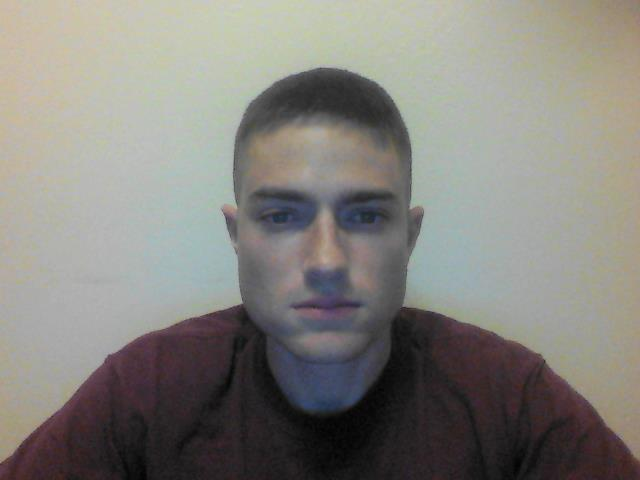
#> input picture photos/scott1.jpeg, 640 x 480 px, found by its file name
$ python crop_face.py   (older library calls are emulated)
#> lines starting #> are read from the running program, lines starting #| are printed output that depends on the picture
#!/usr/bin/env python
# Software License Agreement (BSD License)
#
# Copyright (c) 2012, Philipp Wagner
# All rights reserved.
#
# Redistribution and use in source and binary forms, with or without
# modification, are permitted provided that the following conditions
# are met:
#
#  * Redistributions of source code must retain the above copyright
#    notice, this list of conditions and the following disclaimer.
#  * Redistributions in binary form must reproduce the above
#    copyright notice, this list of conditions and the following
#    disclaimer in the documentation and/or other materials provided
#    with the distribution.
#  * Neither the name of the author nor the names of its
#    contributors may be used to endorse or promote products derived
#    from this software without specific prior written permission.
#
# THIS SOFTWARE IS PROVIDED BY THE COPYRIGHT HOLDERS AND CONTRIBUTORS
# "AS IS" AND ANY EXPRESS OR IMPLIED WARRANTIES, INCLUDING, BUT NOT
# LIMITED TO, THE IMPLIED WARRANTIES OF MERCHANTABILITY AND FITNESS
# FOR A PARTICULAR PURPOSE ARE DISCLAIMED. IN NO EVENT SHALL THE
# COPYRIGHT OWNER OR CONTRIBUTORS BE LIABLE FOR ANY DIRECT, INDIRECT,
# INCIDENTAL, SPECIAL, EXEMPLARY, OR CONSEQUENTIAL DAMAGES (INCLUDING,
# BUT NOT LIMITED TO, PROCUREMENT OF SUBSTITUTE GOODS OR SERVICES;
# LOSS OF USE, DATA, OR PROFITS; OR BUSINESS INTERRUPTION) HOWEVER
# CAUSED AND ON ANY THEORY OF LIABILITY, WHETHER IN CONTRACT, STRICT
# LIABILITY, OR TORT (INCLUDING NEGLIGENCE OR OTHERWISE) ARISING IN
# ANY WAY OUT OF THE USE OF THIS SOFTWARE, EVEN IF ADVISED OF THE
# POSSIBILITY OF SUCH DAMAGE.

import sys, math
from PIL import Image

def Distance(p1,p2):
  dx = p2[0] - p1[0]
  dy = p2[1] - p1[1]
  return math.sqrt(dx*dx+dy*dy)

def ScaleRotateTranslate(image, angle, center = None, new_center = None, scale = None, resample=Image.BICUBIC):
  if (scale is None) and (center is None):
    return image.rotate(angle=angle, resample=resample)
  nx,ny = x,y = center
  sx=sy=1.0
  if new_center:
    (nx,ny) = new_center
  if scale:
    (sx,sy) = (scale, scale)
  cosine = math.cos(angle)
  sine = math.sin(angle)
  a = cosine/sx
  b = sine/sx
  c = x-nx*a-ny*b
  d = -sine/sy
  e = cosine/sy
  f = y-nx*d-ny*e
  return image.transform(image.size, Image.AFFINE, (a,b,c,d,e,f), resample=resample)

def CropFace(image, eye_left=(0,0), eye_right=(0,0), offset_pct=(0.2,0.2), dest_sz = (70,70)):
  # calculate offsets in original image
  offset_h = math.floor(float(offset_pct[0])*dest_sz[0])
  offset_v = math.floor(float(offset_pct[1])*dest_sz[1])
  # get the direction
  eye_direction = (eye_right[0] - eye_left[0], eye_right[1] - eye_left[1])
  # calc rotation angle in radians
  rotation = -math.atan2(float(eye_direction[1]),float(eye_direction[0]))
  # distance between them
  dist = Distance(eye_left, eye_right)
  # calculate the reference eye-width
  reference = dest_sz[0] - 2.0*offset_h
  # scale factor
  scale = float(dist)/float(reference)
  # rotate original around the left eye
  image = ScaleRotateTranslate(image, center=eye_left, angle=rotation)
  # crop the rotated image
  crop_xy = (eye_left[0] - scale*offset_h, eye_left[1] - scale*offset_v)
  crop_size = (dest_sz[0]*scale, dest_sz[1]*scale)
  image = image.crop((int(crop_xy[0]), int(crop_xy[1]), int(crop_xy[0]+crop_size[0]), int(crop_xy[1]+crop_size[1])))
  # resize it
  image = image.resize(dest_sz, Image.ANTIALIAS)
  return image

if __name__ == "__main__":
  path = "C:\\Users\\Scott\\Documents\\GitHub\\Face-Recognition\\photos\\"
  image =  Image.open(path + "scott1.jpeg")
#> image is the input picture: PIL image 640x480 RGB; mean R, G, B 132.5, 130.6, 124.9
  CropFace(image, eye_left=(262,218), eye_right=(384,217), offset_pct=(0.1,0.1), dest_sz=(200,200)).save(path + "scott1_10_10_200_200.jpeg")
  CropFace(image, eye_left=(262,218), eye_right=(384,217), offset_pct=(0.2,0.2), dest_sz=(200,200)).save(path + "scott1_20_20_200_200.jpeg")
  CropFace(image, eye_left=(262,218), eye_right=(384,217), offset_pct=(0.3,0.3), dest_sz=(200,200)).save(path + "scott1_30_30_200_200.jpeg")
  CropFace(image, eye_left=(262,218), eye_right=(384,217), offset_pct=(0.2,0.2)).save(path + "scott1_20_20_70_70.jpeg")

  image =  Image.open(path + "scott2.jpeg")
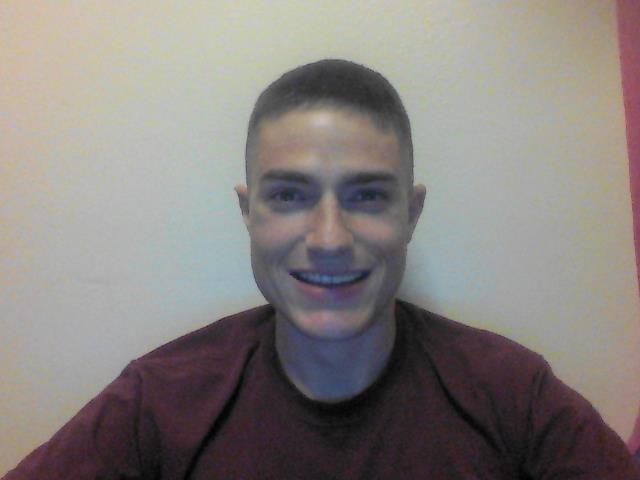
#> input picture photos/uncropped/scott2.jpeg, 640 x 480 px, found by its file name
#> image is the input picture: PIL image 640x480 RGB; mean R, G, B 135.3, 129.8, 126.8
  CropFace(image, eye_left=(272,197), eye_right=(382,198), offset_pct=(0.1,0.1), dest_sz=(200,200)).save(path + "scott2_10_10_200_200.jpeg")
  CropFace(image, eye_left=(272,197), eye_right=(382,198), offset_pct=(0.2,0.2), dest_sz=(200,200)).save(path + "scott2_20_20_200_200.jpeg")
  CropFace(image, eye_left=(272,197), eye_right=(382,198), offset_pct=(0.3,0.3), dest_sz=(200,200)).save(path + "scott2_30_30_200_200.jpeg")
  CropFace(image, eye_left=(272,197), eye_right=(382,198), offset_pct=(0.2,0.2)).save(path + "scott2_20_20_70_70.jpeg")

  image =  Image.open(path + "scott3.jpeg")
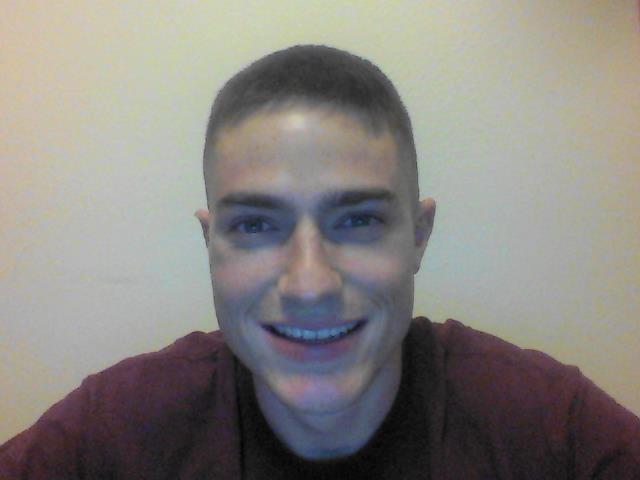
#> input picture photos/uncropped/scott3.jpeg, 640 x 480 px, found by its file name
#> image is the input picture: PIL image 640x480 RGB; mean R, G, B 136.3, 132.9, 128.1
  CropFace(image, eye_left=(236,227), eye_right=(381,222), offset_pct=(0.1,0.1), dest_sz=(200,200)).save(path + "scott3_10_10_200_200.jpeg")
  CropFace(image, eye_left=(236,227), eye_right=(381,222), offset_pct=(0.2,0.2), dest_sz=(200,200)).save(path + "scott3_20_20_200_200.jpeg")
  CropFace(image, eye_left=(236,227), eye_right=(381,222), offset_pct=(0.3,0.3), dest_sz=(200,200)).save(path + "scott3_30_30_200_200.jpeg")
  CropFace(image, eye_left=(236,227), eye_right=(381,222), offset_pct=(0.2,0.2)).save(path + "scott3_20_20_70_70.jpeg")

  image =  Image.open(path + "scott4.jpeg")
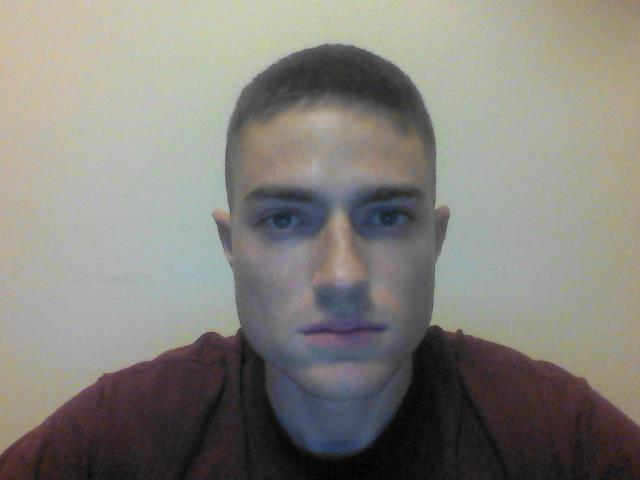
#> input picture photos/scott4.jpeg, 640 x 480 px, found by its file name
#> image is the input picture: PIL image 640x480 RGB; mean R, G, B 132.1, 129.7, 123.8
  CropFace(image, eye_left=(264,222), eye_right=(410,218), offset_pct=(0.1,0.1), dest_sz=(200,200)).save(path + "scott4_10_10_200_200.jpeg")
  CropFace(image, eye_left=(264,222), eye_right=(410,218), offset_pct=(0.2,0.2), dest_sz=(200,200)).save(path + "scott4_20_20_200_200.jpeg")
  CropFace(image, eye_left=(264,222), eye_right=(410,218), offset_pct=(0.3,0.3), dest_sz=(200,200)).save(path + "scott4_30_30_200_200.jpeg")
  CropFace(image, eye_left=(264,222), eye_right=(410,218), offset_pct=(0.2,0.2)).save(path + "scott4_20_20_70_70.jpeg")

  image =  Image.open(path + "reena1.jpeg")
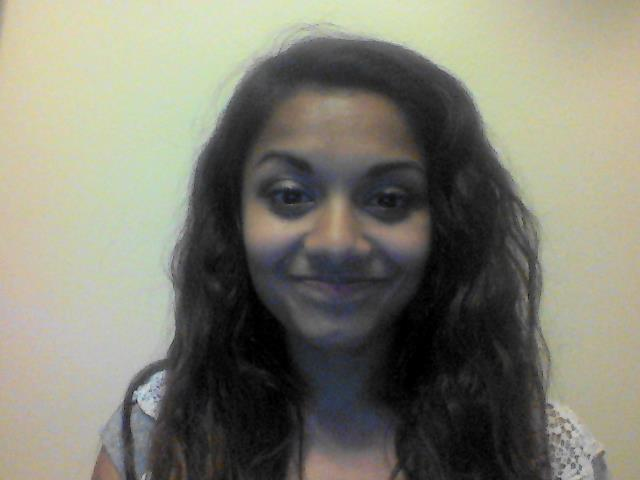
#> input picture photos/reena1.jpeg, 640 x 480 px, found by its file name
#> image is the input picture: PIL image 640x480 RGB; mean R, G, B 127.7, 127, 114
  CropFace(image, eye_left=(274,195), eye_right=(405,203), offset_pct=(0.1,0.1), dest_sz=(200,200)).save(path + "reena1_10_10_200_200.jpeg")
  CropFace(image, eye_left=(274,195), eye_right=(405,203), offset_pct=(0.2,0.2), dest_sz=(200,200)).save(path + "reena1_20_20_200_200.jpeg")
  CropFace(image, eye_left=(274,195), eye_right=(405,203), offset_pct=(0.3,0.3), dest_sz=(200,200)).save(path + "reena1_30_30_200_200.jpeg")
#> in CropFace (call 19), `image = image.crop((int(crop_xy[0]), int(crop_xy[1]), int(crop_xy[0]+c..`:
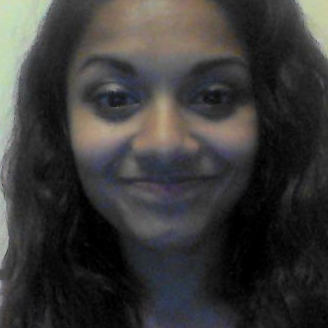
#> image: PIL image 328x328 RGB; mean R, G, B 58.8, 57.7, 56.4
  CropFace(image, eye_left=(274,195), eye_right=(405,203), offset_pct=(0.2,0.2)).save(path + "reena1_20_20_70_70.jpeg")

  image =  Image.open(path + "reena2.jpeg")
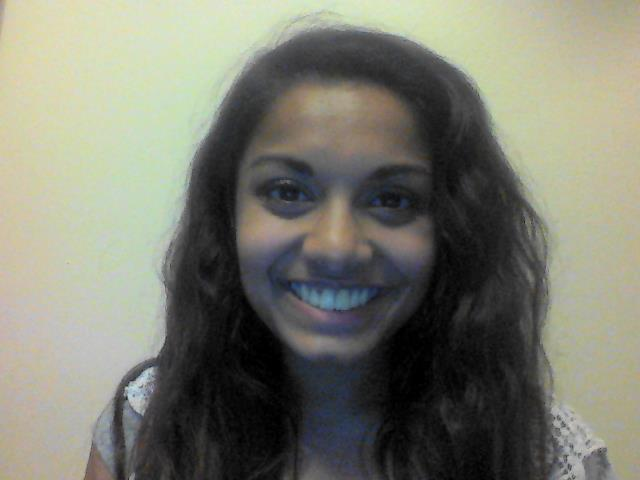
#> input picture photos/reena2.jpeg, 640 x 480 px, found by its file name
#> image is the input picture: PIL image 640x480 RGB; mean R, G, B 124, 124.8, 112.2
  CropFace(image, eye_left=(270,194), eye_right=(412,203), offset_pct=(0.1,0.1), dest_sz=(200,200)).save(path + "reena2_10_10_200_200.jpeg")
#> in CropFace (call 21), `image = image.crop((int(crop_xy[0]), int(crop_xy[1]), int(crop_xy[0]+c..`:
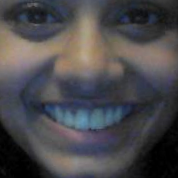
#> image: PIL image 178x178 RGB; mean R, G, B 74.5, 73.2, 76.7
  CropFace(image, eye_left=(270,194), eye_right=(412,203), offset_pct=(0.2,0.2), dest_sz=(200,200)).save(path + "reena2_20_20_200_200.jpeg")
  CropFace(image, eye_left=(270,194), eye_right=(412,203), offset_pct=(0.3,0.3), dest_sz=(200,200)).save(path + "reena2_30_30_200_200.jpeg")
  CropFace(image, eye_left=(270,194), eye_right=(412,203), offset_pct=(0.2,0.2)).save(path + "reena2_20_20_70_70.jpeg")

#> (the run stopped early here; a loop or call above may not have finished)
